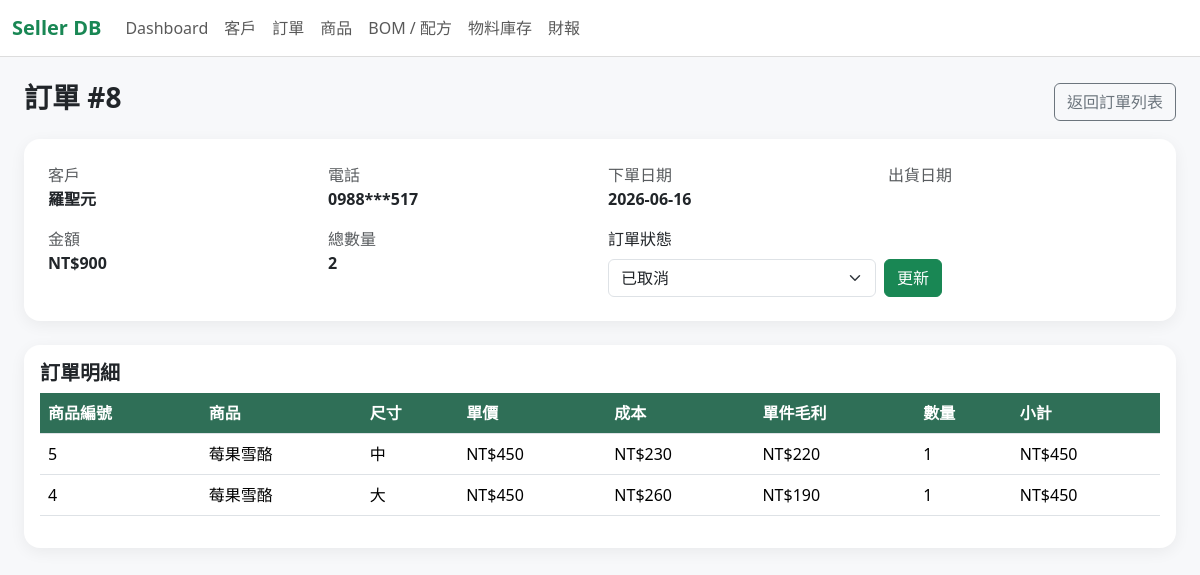
Screenshot of /orders/8 with the database file from the repository.
### tables this page shows
CREATE TABLE "ORDER" (oID TEXT PRIMARY KEY UNIQUE, phone_number TEXT (10) REFERENCES CUSTOMER (phone_number) ON DELETE RESTRICT ON UPDATE CASCADE CHECK (length("phone_number") = 10 AND "phone_number" NOT GLOB '*[^0-9]*'), order_time TEXT CHECK (length(order_time) = 10 AND order_time LIKE '____-__-__'), state TEXT CHECK (state IN ('未出貨', '已出貨', '已取消')), total_amount INTEGER, price NUMERIC, ship_time TEXT CHECK ((length(ship_time) = 10 AND ship_time LIKE '____-__-__') OR ship_time IS NULL OR ship_time = ''));

CREATE TABLE CUSTOMER (phone_number TEXT (10) PRIMARY KEY UNIQUE CHECK (length("phone_number") = 10 AND "phone_number" NOT GLOB '*[^0-9]*'), name TEXT, gender TEXT CHECK (gender IN ('男', '女', '其他')), age INTEGER, platform TEXT, area TEXT);

CREATE TABLE ORDER_DETAIL (oID TEXT REFERENCES "ORDER" (oID) ON DELETE CASCADE ON UPDATE CASCADE, iID TEXT REFERENCES PRODUCT (iID) ON DELETE RESTRICT ON UPDATE CASCADE, size TEXT CHECK (size IN ('大', '中', '小')), quantity INTEGER);

CREATE TABLE PRODUCT (iID TEXT PRIMARY KEY UNIQUE, size TEXT CHECK (size IN ('大', '中', '小')), i_name TEXT, cost NUMERIC, suggested_price NUMERIC, real_price NUMERIC, profits NUMERIC, available INTEGER);

### app.py (the view)
@app.route("/orders/<oID>")
def order_detail(oID):
    db = get_db()
    order = db.execute('''
        SELECT o.*, c.name
        FROM "ORDER" o
        JOIN CUSTOMER c ON c.phone_number = o.phone_number
        WHERE o.oID = ?
    ''', (oID,)).fetchone()
    if order is None:
        flash("找不到訂單", "danger")
        return redirect(url_for("orders"))
    details = db.execute('''
        SELECT od.*, p.i_name, p.real_price, p.cost,
               CAST(COALESCE(NULLIF(p.real_price, ''), '0') AS INTEGER) - CAST(COALESCE(NULLIF(p.cost, ''), '0') AS INTEGER) AS profit
        FROM ORDER_DETAIL od
        JOIN PRODUCT p ON p.iID = od.iID
        WHERE od.oID = ?
        ORDER BY p.i_name, od.size
    ''', (oID,)).fetchall()
    return render_template("order_detail.html", order=order, details=details)

### app.py (called while the page is built)
def get_db():
    if "db" not in g:
        g.db = sqlite3.connect(DB_PATH, timeout=10.0)
        g.db.row_factory = sqlite3.Row
        g.db.execute("PRAGMA foreign_keys = ON")
        g.db.execute("PRAGMA journal_mode = WAL")
        g.db.execute("PRAGMA synchronous = NORMAL")
    return g.db

@app.template_filter("mask_phone")
def mask_phone(phone):
    phone = str(phone or "")
    if len(phone) == 10 and phone.isdigit():
        return phone[:4] + "***" + phone[-3:]
    return phone

### templates/order_detail.html (shortened to what this page needs)
{% extends "base.html" %}
{% block content %}
<div class="d-flex justify-content-between align-items-center mb-3">
    <h3 class="fw-bold">訂單 #{{ order.oID }}</h3>
    <a class="btn btn-outline-secondary" href="{{ url_for('orders') }}">返回訂單列表</a>
</div>
<div class="card p-4 mb-4">
    <div class="row g-3">
        <div class="col-md-3">
            <div class="text-muted">客戶</div>
            <div class="fw-bold">{{ order.name }}</div>
        </div>
        <div class="col-md-3">
            <div class="text-muted">電話</div>
            <div class="fw-bold">{{ order.phone_number|mask_phone }}</div>
        </div>
        <div class="col-md-3">
            <div class="text-muted">下單日期</div>
            <div class="fw-bold">{{ order.order_time }}</div>
        </div>
        <div class="col-md-3">
            <div class="text-muted">出貨日期</div>
        </div>
        <div class="col-md-3">
            <div class="text-muted">金額</div>
            <div class="fw-bold">NT${{ order.price }}</div>
        </div>
        <div class="col-md-3">
            <div class="text-muted">總數量</div>
            <div class="fw-bold">{{ order.total_amount }}</div>
        </div>
        <div class="col-md-6">
            <form class="row g-2 align-items-end" method="post" action="{{ url_for('order_update_state', oID=order.oID) }}">
                <div class="col-md-6">
                    <label class="form-label">訂單狀態</label>
                    <select class="form-select" name="state">
                        {% for s in ["未出貨", "已出貨", "已取消"] %}
                        <option value="{{ s }}" {% if order.state == s %}selected{% endif %}>{{ s }}</option>
                        {% endfor %}
                    </select>
                </div>
                <div class="col-md-3">
                    <button class="btn btn-success">更新</button>
                </div>
            </form>
        </div>
    </div>
</div>
<div class="card p-3">
    <h5 class="fw-bold">訂單明細</h5>
    <div class="table-responsive">
        <table class="table table-hover align-middle">
            <thead>
            <tr>
                <th>商品編號</th>
                <th>商品</th>
                <th>尺寸</th>
                <th>單價</th>
                <th>成本</th>
                <th>單件毛利</th>
                <th>數量</th>
                <th>小計</th>
            </tr>
            </thead>
            <tbody>
            {% for d in details %}
            <tr>
                <td>{{ d.iID }}</td>
                <td>{{ d.i_name }}</td>
                <td>{{ d.size }}</td>
                <td>NT${{ d.real_price }}</td>
                <td>NT${{ d.cost }}</td>
                <td>NT${{ d.profit }}</td>
                <td>{{ d.quantity }}</td>
                <td>NT${{ d.real_price|int * d.quantity|int }}</td>
            </tr>
            {% endfor %}
            </tbody>
        </table>
    </div>
</div>
{% endblock %}

### static/style.css (style rules this page uses)
body { background: #f7f8fa; }
.card { border: 0; border-radius: 16px; box-shadow: 0 4px 16px rgba(0,0,0,.06); }
.table thead th { background: #2f6f57; color: white; vertical-align: middle; }

### rows the page displays
ORDER: oID "8", phone_number|mask_phone "0988***517", order_time "2026-06-16", price "900", total_amount "2", state "已取消"
CUSTOMER: name "羅聖元"
ORDER_DETAIL: iID "5", i_name "莓果雪酪", size "中", real_price "450", cost "230", profit "220", quantity "1", d.real_price|int*d.quantity|int "450"
ORDER_DETAIL: iID "4", i_name "莓果雪酪", size "大", real_price "450", cost "260", profit "190", quantity "1", d.real_price|int*d.quantity|int "450"
